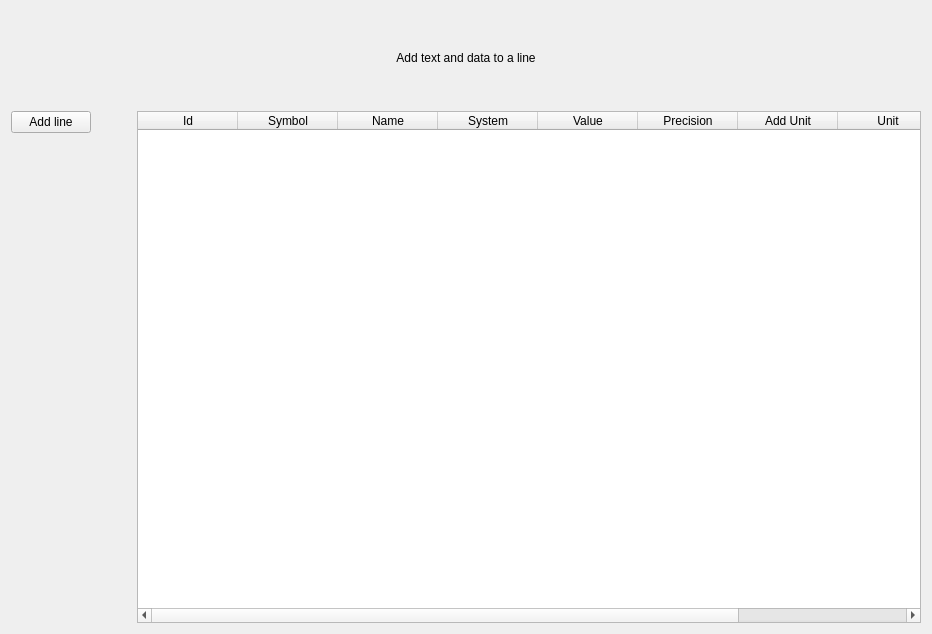
<?xml version="1.0" encoding="UTF-8"?>
<ui version="4.0">
 <class>LineEditPageWidget</class>
 <widget class="QWidget" name="LineEditPageWidget">
  <property name="geometry">
   <rect>
    <x>0</x>
    <y>0</y>
    <width>932</width>
    <height>634</height>
   </rect>
  </property>
  <property name="windowTitle">
   <string>Screen  Lines</string>
  </property>
  <property name="windowIcon">
   <iconset resource="../mainwindow.qrc">
    <normaloff>:/MainWindow/Resources/icon.png</normaloff>:/MainWindow/Resources/icon.png</iconset>
  </property>
  <layout class="QVBoxLayout" name="verticalLayout_2">
   <item>
    <spacer name="verticalSpacer_2">
     <property name="orientation">
      <enum>Qt::Vertical</enum>
     </property>
     <property name="sizeType">
      <enum>QSizePolicy::Maximum</enum>
     </property>
     <property name="sizeHint" stdset="0">
      <size>
       <width>20</width>
       <height>40</height>
      </size>
     </property>
    </spacer>
   </item>
   <item>
    <widget class="QLabel" name="label_2">
     <property name="text">
      <string>Add text and data to a line</string>
     </property>
     <property name="alignment">
      <set>Qt::AlignCenter</set>
     </property>
    </widget>
   </item>
   <item>
    <spacer name="verticalSpacer">
     <property name="orientation">
      <enum>Qt::Vertical</enum>
     </property>
     <property name="sizeType">
      <enum>QSizePolicy::Maximum</enum>
     </property>
     <property name="sizeHint" stdset="0">
      <size>
       <width>20</width>
       <height>40</height>
      </size>
     </property>
    </spacer>
   </item>
   <item>
    <layout class="QHBoxLayout" name="horizontalLayout_16">
     <item>
      <layout class="QVBoxLayout" name="verticalLayout">
       <item>
        <layout class="QVBoxLayout" name="data_Layout"/>
       </item>
       <item>
        <widget class="QPushButton" name="AddLine_pushButton">
         <property name="text">
          <string>Add line</string>
         </property>
        </widget>
       </item>
       <item>
        <spacer name="verticalSpacer_3">
         <property name="orientation">
          <enum>Qt::Vertical</enum>
         </property>
         <property name="sizeHint" stdset="0">
          <size>
           <width>20</width>
           <height>40</height>
          </size>
         </property>
        </spacer>
       </item>
      </layout>
     </item>
     <item>
      <spacer name="horizontalSpacer">
       <property name="orientation">
        <enum>Qt::Horizontal</enum>
       </property>
       <property name="sizeType">
        <enum>QSizePolicy::Fixed</enum>
       </property>
       <property name="sizeHint" stdset="0">
        <size>
         <width>40</width>
         <height>20</height>
        </size>
       </property>
      </spacer>
     </item>
     <item>
      <widget class="QTableWidget" name="Data_tableWidget">
       <property name="minimumSize">
        <size>
         <width>0</width>
         <height>200</height>
        </size>
       </property>
       <property name="editTriggers">
        <set>QAbstractItemView::NoEditTriggers</set>
       </property>
       <property name="dragEnabled">
        <bool>false</bool>
       </property>
       <property name="selectionMode">
        <enum>QAbstractItemView::NoSelection</enum>
       </property>
       <property name="sortingEnabled">
        <bool>true</bool>
       </property>
       <column>
        <property name="text">
         <string>Id</string>
        </property>
       </column>
       <column>
        <property name="text">
         <string>Symbol</string>
        </property>
       </column>
       <column>
        <property name="text">
         <string>Name</string>
        </property>
       </column>
       <column>
        <property name="text">
         <string>System</string>
        </property>
       </column>
       <column>
        <property name="text">
         <string>Value</string>
        </property>
       </column>
       <column>
        <property name="text">
         <string>Precision</string>
        </property>
       </column>
       <column>
        <property name="text">
         <string>Add Unit</string>
        </property>
       </column>
       <column>
        <property name="text">
         <string>Unit</string>
        </property>
       </column>
       <column>
        <property name="text">
         <string>Hardware</string>
        </property>
       </column>
      </widget>
     </item>
    </layout>
   </item>
  </layout>
 </widget>
 <resources>
  <include location="../mainwindow.qrc"/>
 </resources>
 <connections/>
</ui>
